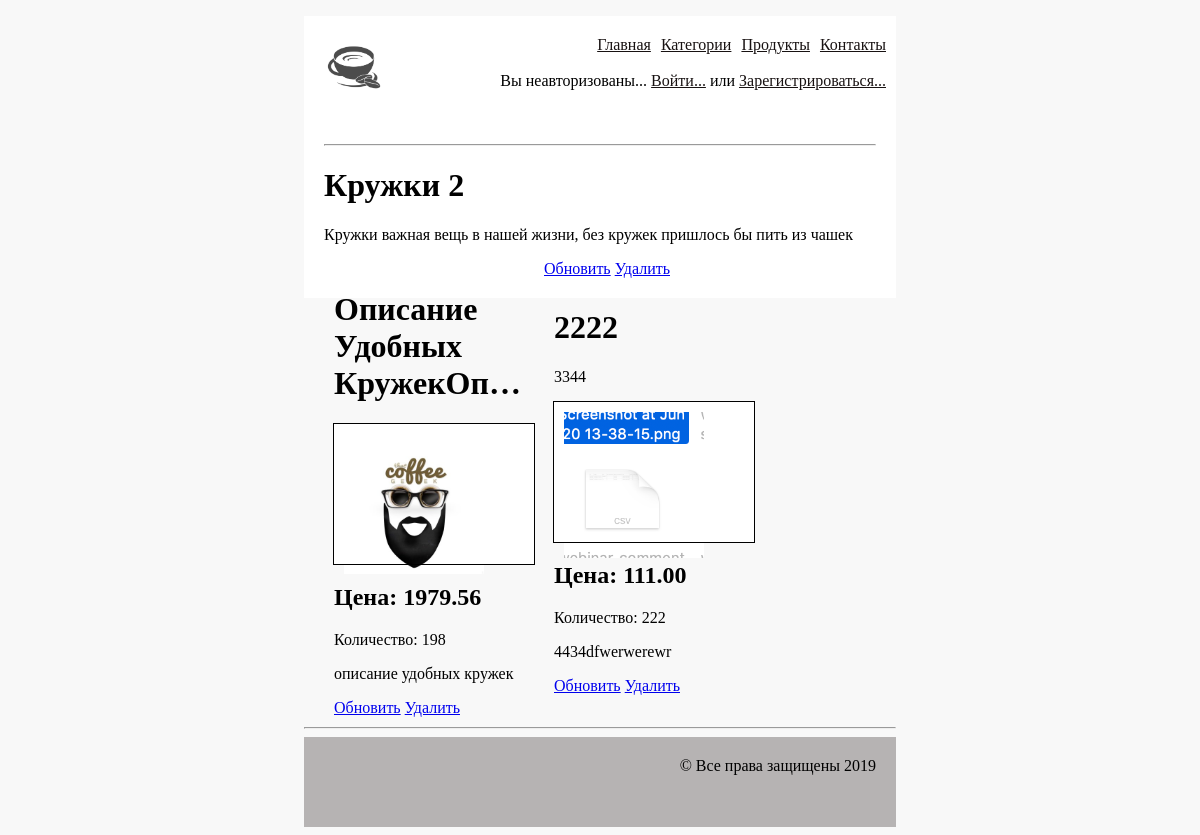
The page /category/1/ on the database as committed earlier.
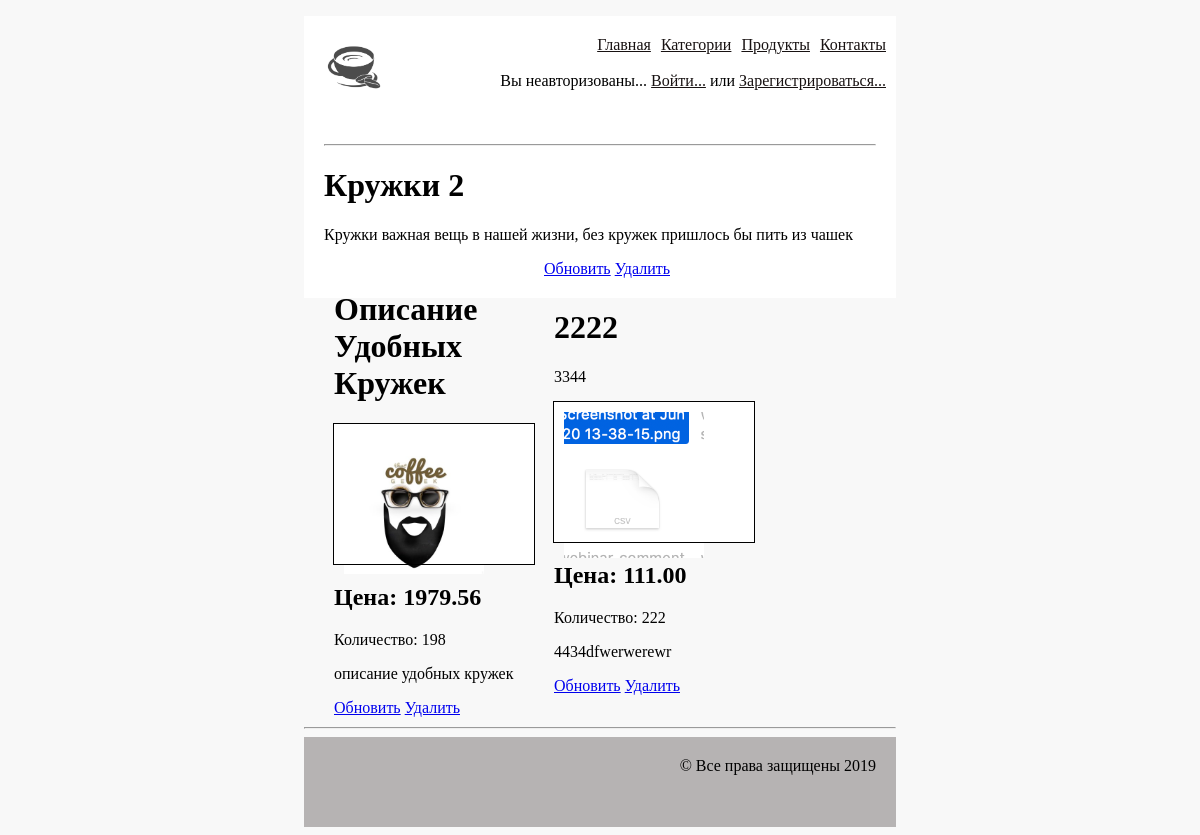
The same page on the database as committed later.
### products/models/ProductCategory.py (models this page shows, shortened)
class ProductCategory(models.Model):
    name = models.CharField(verbose_name='имя продукта', max_length=128, unique=True)
    description = models.TextField(verbose_name='описание продукта', blank=True)
    modified = models.DateTimeField(
        auto_now=True
    )
    created = models.DateTimeField(
        auto_now_add=True
    )

### products/models/Product.py (models this page shows, shortened)
class Product(models.Model):
    category = models.ForeignKey('products.ProductCategory', on_delete=models.CASCADE)
    name = models.CharField(verbose_name='имя продукта', max_length=128, unique=True)
    image = models.ImageField(upload_to='products_images', blank=True)
    short_desc = models.CharField(verbose_name='краткое описание продукта', max_length=60, blank=True)
    description = models.TextField(verbose_name='описание продукта', blank=True)
    price = models.DecimalField(verbose_name='цена продукта', max_digits=8, decimal_places=2, default=0)
    quantity = models.PositiveIntegerField(verbose_name='количество на складе', default=0)
    modified = models.DateTimeField(
        auto_now=True
    )
    created = models.DateTimeField(
        auto_now_add=True
    )

### products/views/category.py (the view)
class CategoryDetail(DetailView):
    model = ProductCategory
    template_name = 'category/detail.html'

### products/templates/category/detail.html (shortened to what this page needs)
{% extends "mainapp/base.html" %}
{% load staticfiles %}
{% block content %}
<div class="content">
    <hr>
    <h1>{{ object.name }}</h1>
    <p>{{ object.description }}</p>
    <a href="{% url 'category:update' pk=object.id %}">Обновить</a>
    <a href="{% url 'category:delete' pk=object.id %}">Удалить </a>
    {% for product in object.product_set.all %}
        {% include "components/product_item.html" with product=product %}
    {% endfor %}
</div>
<hr>
{% endblock content %}

### mainapp/templates/mainapp/base.html (shortened to what this page needs)
<!DOCTYPE html>
{% load staticfiles %}
<html lang="en">
<head>
       <link rel="stylesheet" href="{% static 'css/style.css' %}">
</head>
<body>
       <div class="container">
              {% include "mainapp/includes/inc_menu.html" %}
              {% block content %}
              {% endblock %}
              {% block footer %}
              <div class="footer">
                     &copy; Все права защищены {% now "Y" %}
              </div>
              {% endblock %}
       </div>
</body>
</html>

### mainapp/templates/mainapp/includes/inc_menu.html
{% load staticfiles %}
<div class="header">
       <img class="logo" src="{% static 'img/logo.png' %}" alt="logo">
       <ul class="menu">
              <li><a href="{% url 'contact' %}">Контакты</a></li>
              <li><a href="{% url 'product:list' %}">Продукты</a></li>
              <li><a href="{% url 'category:list' %}">Категории</a></li>
              <li><a href="{% url 'index' %}">Главная</a><br></li>
       </ul>
       <ul class="menu">
              {% if user.is_authenticated %}
              <li> Вы вошли как {{ user.email }} <a href="{% url 'authapp:logout' %}">Выйти...</a></li>
              {% else %}
              <li> Вы неавторизованы... <a href="{% url 'authapp:login' %}">Войти...</a> или <a href="{% url 'authapp:registration' %}">Зарегистрироваться...</a></li>
              {% endif %}
       </ul>
</div>

### products/templates/components/product_item.html (shortened to what this page needs)
<div class="catalog_el">
    <div>
        <h1>{{ product.name|truncatechars:26 }}</h1>
        <p>{{ product.short_desc }}</p>
    </div>
    <div class="catalog_el_img">
        <a href="{% url 'products:detail' pk=product.id %}">
            <img src="/media/{{ product.image }}" class="catalog_img">
        </a>
    </div>
    <div>
        <h2>Цена: {{ product.price }}</h2>
        <p>Количество: {{ product.quantity }}</p>
        <p>{{ product.description|truncatechars:100 }}</p>
        <a href="{% url 'products:update' pk=product.id %}">Обновить</a>
        <a href="{% url 'products:delete' pk=product.id %}">Удалить</a>
    </div>
</div>

### mainapp/static/css/style.css (style rules this page uses)
body { background-color: #f8f8f8; }
.logo { height: 80px; float: left; margin: 10px; }
.menu { list-style-type: none; padding-top: 20px; }
.menu li { float: right; margin-right: 10px; }
.menu>li a { color: rgb(24, 18, 18); font-size: 16px; }
.container { width: 50%; margin: 0 auto; }
.header { height: 100px; background-color: #fff; }
.content { background-color: #fff; padding: 20px; }
.footer { height: 50px; background-color: rgb(182, 179, 179); padding: 20px; text-align: right; }
.heading, hr { clear: both; }
.catalog_el { margin: 10px; float: left; width: 200px; }
.catalog_el_img { height: 120px; padding: 10px; border: 10px; outline: 1px solid; background-color: #fff; }
.catalog_img { width: 140px; }

Rows that differ between the two databases and show on the page:
changed Product "описание удобных кружек": name "Описание Удобных КружекОп…" → "Описание Удобных Кружек"
